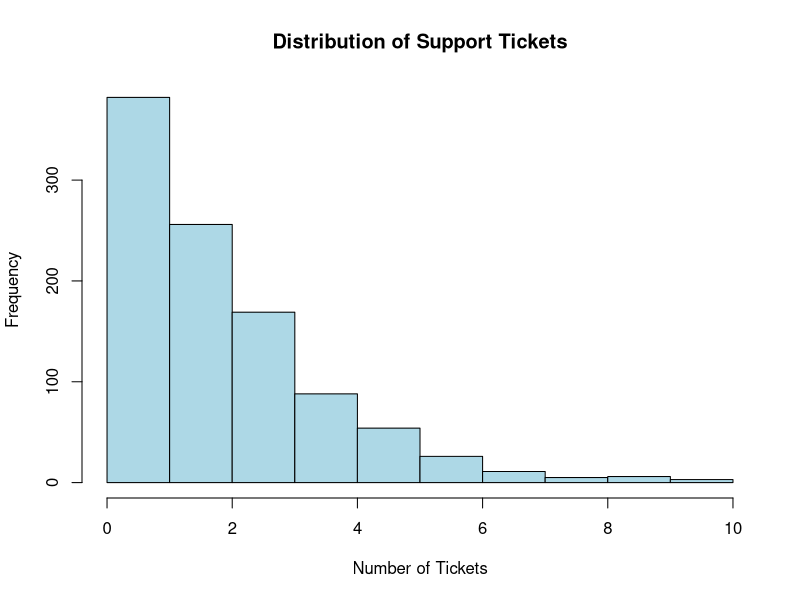
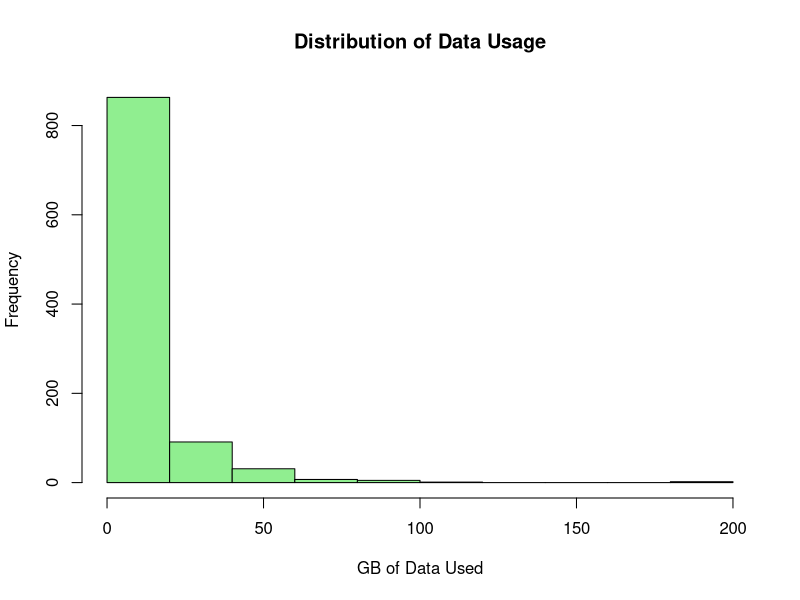
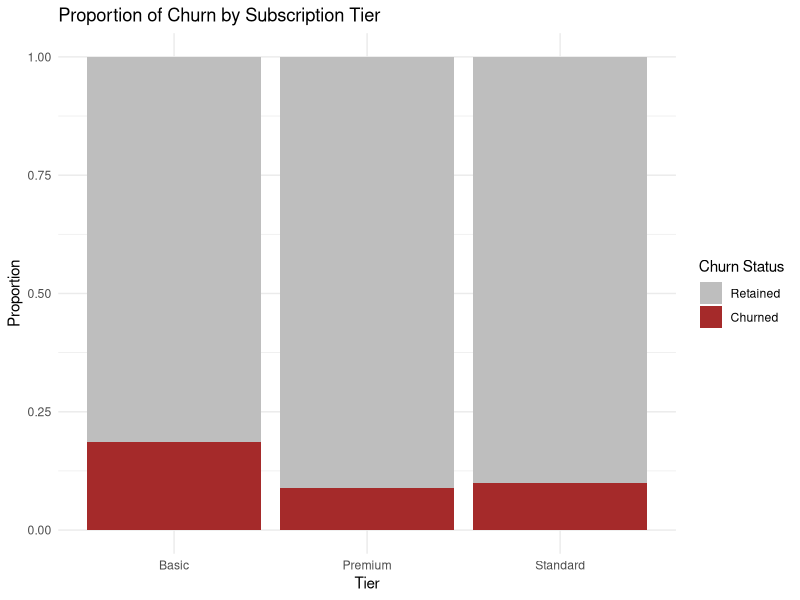
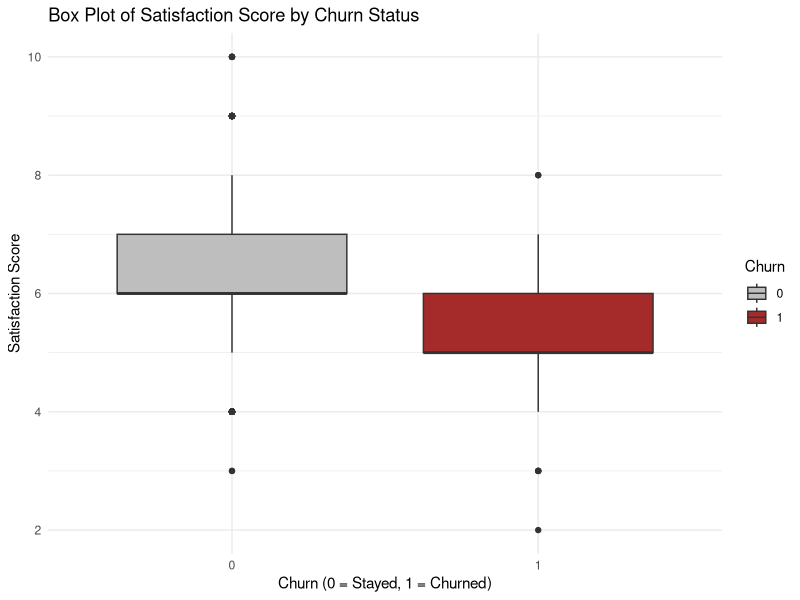
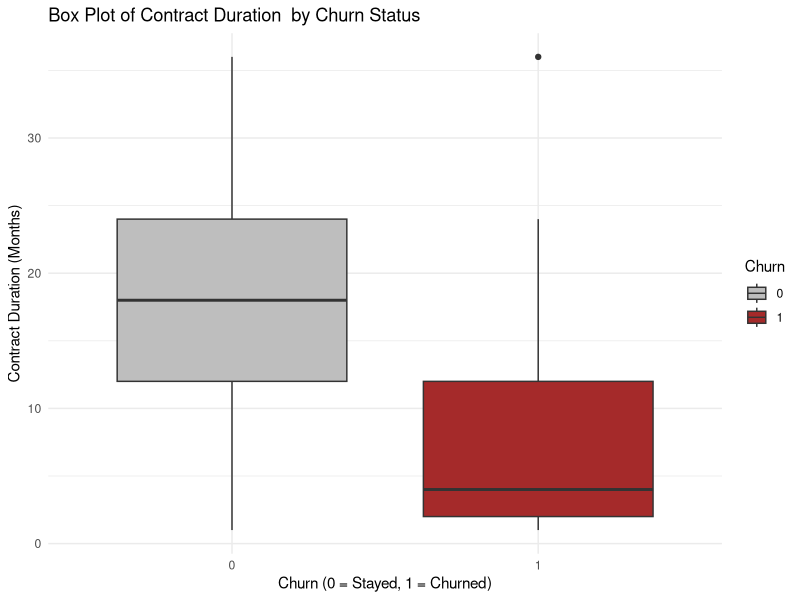
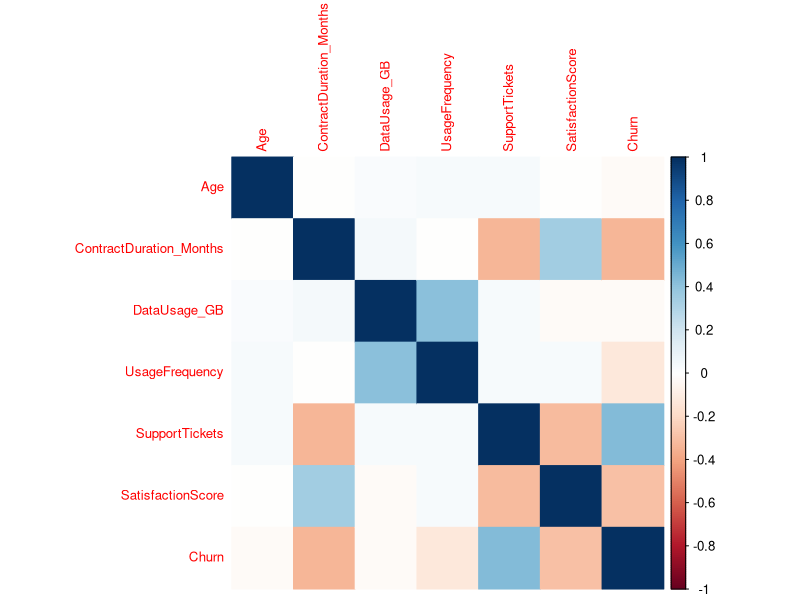

R code for these plots, in order:
## ---- chunk 1
knitr::opts_chunk$set(echo = TRUE)
## ---- chunk 2
# 1.1)
setwd("N:/BSc(Hons) Mathematics-2025/STAT420 - Quantitative Data Analysis/Mini Projects/Project_01/ConnectZa_Customer_Retention")
rm(list = ls())
customer.data <- read.csv("connectza_churn_data.csv", row.names = 1)
str(customer.data)
## ---- chunk 3
#1.2)
#summary statistics for all variables(WITH VISUALISATION )
summary(customer.data)
churn_rate <- mean(customer.data$Churn) * 100
churn_rate
cat("Overall churn rate:", round(churn_rate, 1), "%\n")

# Distributions that are  skewed 
hist(customer.data$SupportTickets, 
     main = "Distribution of Support Tickets",
     xlab = "Number of Tickets",
     col = "lightblue")

hist(customer.data$DataUsage_GB, 
     main = "Distribution of Data Usage",
     xlab = "GB of Data Used",
     col = "lightgreen")

## ---- chunk 4
#1.3
#Churn and SubscriptionTier 
#a)
library(ggplot2)
ggplot(customer.data, aes(x = SubscriptionTier, fill = factor(Churn))) +
  geom_bar(position = "fill") +
  labs(
    title = "Proportion of Churn by Subscription Tier",
    x = "Tier", 
    y = "Proportion",
    fill = "Churn Status"
  ) +
  scale_fill_manual(values = c("grey", "brown"), labels = c("Retained", "Churned")) +
  theme_minimal()


## ---- chunk 5
#Churn vs SatisfactionScore 
library(ggplot2)

ggplot(customer.data, aes(x = as.factor(Churn), y = SatisfactionScore, fill = as.factor(Churn))) +
  geom_boxplot() +
  labs(x = "Churn (0 = Stayed, 1 = Churned)", 
       y = "Satisfaction Score", 
       title = "Box Plot of Satisfaction Score by Churn Status",
       fill = "Churn") + scale_fill_manual(values = c("grey","brown"))+
  theme_minimal()
## ---- chunk 6
#c) 

ggplot(customer.data, aes(x = as.factor(Churn), y = ContractDuration_Months, fill = as.factor(Churn))) +
  geom_boxplot() +
  labs(x = "Churn (0 = Stayed, 1 = Churned)", 
       y = "Contract Duration (Months)", 
       title = "Box Plot of Contract Duration  by Churn Status",
       fill = "Churn") + scale_fill_manual(values = c("grey","brown"))+
  theme_minimal()
## ---- chunk 7
#1.4
library(corrplot)
#we want to select numerical variables 
num_vars <- customer.data[, sapply(customer.data, is.numeric)]
# Calaculate correlation matrix
cor_matrix <- cor(num_vars)
cor_matrix

corrplot(cor_matrix, method = "color", tl.cex = 0.8)


## ---- chunk 8
#1.5
#Transforming the Skewed data : Log transformation
customer.data$SupportTickets <- log(customer.data$SupportTickets + 1 ) # we add the1 to avoid log(0)
customer.data$DataUsage_GB<- log(customer.data$DataUsage_GB +1 )

#Partitioning the data into Train-test split.
set.seed(42)
n <- nrow(customer.data)
p <- 0.7

training.indices <- sample(seq(1, n), size = n * p)
training.set <- customer.data[training.indices, ]
test.set <- customer.data[-training.indices, ]

## ---- chunk 9

customer.data$SubscriptionTier <- as.factor(customer.data$SubscriptionTier)
summary(customer.data$SubscriptionTier)

## ---- chunk 10
my.lpm <- lm(Churn ~ ., data = training.set)
summary(my.lpm)

## ---- chunk 11
yhat <- predict(my.lpm, newdata = test.set)
y <- test.set$Churn

Prediction_outside <- sum(yhat < 0 | yhat > 1)
Prediction_outside

Prediction_outside_class <- ifelse(yhat > 0.5, 1, 0)
conf_matrix <- table(Actual = test.set$Churn, Predicted = Prediction_outside_class)
conf_matrix

accuracy <- (conf_matrix[1,1] + conf_matrix[2,2]) / sum(conf_matrix)
sensitivity <- conf_matrix[1,1] / sum(conf_matrix[1,])
specificity <- conf_matrix[2,2] / sum(conf_matrix[2,])

accuracy
sensitivity
specificity

## ---- chunk 12
MLR <- glm(Churn ~ ., data = training.set, family = binomial)
summary(MLR)

## ---- chunk 13
odds.ratios <- exp(coef(MLR))
odds.table <- data.frame(OddsRatio = odds.ratios)
odds.table

## ---- chunk 14
#3.3
yhat.predicted <- predict(MLR, newdata = test.set, type = "response")
yhat.pred.class <- ifelse(yhat.predicted > 0.5, 1, 0)

conf_matrix_mrl <- table(Actual = test.set$Churn, Predicted = yhat.pred.class)
conf_matrix_mrl
accuracy <- (conf_matrix_mrl[1,1] + conf_matrix_mrl[2,2]) / sum(conf_matrix_mrl)
sensitivity <- conf_matrix_mrl[1,1] / sum(conf_matrix_mrl[1,])
specificity <- conf_matrix_mrl[2,2] / sum(conf_matrix_mrl[2,])

accuracy
sensitivity
specificity

## ---- chunk 15
library(MASS)
#4.1
lda.model <- lda(Churn~., data = training.set)
lda.model

## ---- chunk 16
#4.2
lda.model$means
## ---- chunk 17
#4.3
yhat.lda <- predict(lda.model,newdata=test.set)
lda.classes <- yhat.lda$class
summary(lda.classes)
conf_matrix_lda <- table(Actual = test.set$Churn,Predicted = lda.classes )
conf_matrix_lda
accuracy <- (conf_matrix_lda[1,1] + conf_matrix_lda[2,2]) / sum(conf_matrix_lda)
sensitivity <- conf_matrix_lda[1,1] / sum(conf_matrix_lda[1,])
specificity <- conf_matrix_lda[2,2] / sum(conf_matrix_lda[2,])

accuracy
sensitivity
specificity
## ---- chunk 18
Model.Coparison.Table <- data.frame( Model = c("Linear Probability Model (LPM)", "Logistic Regression", "Linear Discriminant Analysis (LDA)"), Accuracy = c(0.887, 0.893, 0.893), Sensitivity = c(0.996, 0.996, 0.974), Specificity = c(0.057, 0.343, 0.286))
Model.Coparison.Table
